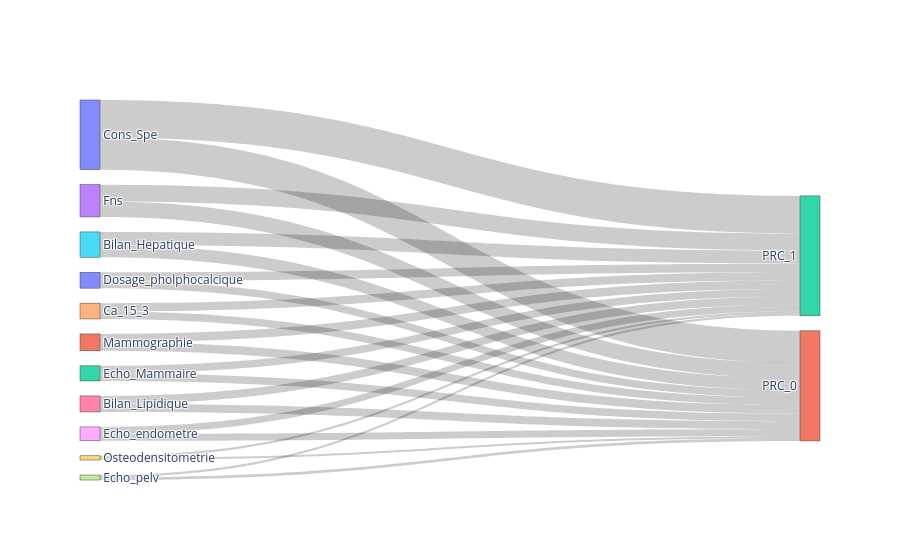

Write notebook code for a chart like this one.
### Code cell
import pandas as pd
import matplotlib.pyplot as plt
import plotly.graph_objects as go

# Fonction adaptée à df_long
def moyenne_par_acte_conditionnelle_long(df_long, acte, condition_col=None):
    df_acte = df_long[df_long["Acte"] == acte]
    if condition_col:
        df_acte = df_acte[df_acte[condition_col] == 1]
    if df_acte.empty:
        return pd.DataFrame({f"PRC_0": [0], f"PRC_1": [0]}, index=[acte])
    
    moyennes = df_acte.groupby("PRC")["Nb_realisations"].mean().to_frame().T
    moyennes.columns = [f"PRC_{col}" for col in moyennes.columns]
    moyennes.index = [acte]
    return moyennes

# Dictionnaire des conditions spécifiques
actes_conditions = {
    "Cons_Spe": None,
    "Mammographie": None,
    "Echo_Mammaire": None,
    "Fns": None,
    "Ca_15_3": None,
    "Bilan_Hepatique": None,
    "Bilan_Lipidique": None,
    "Echo_pelv": "Tamoxifen",
    "Echo_endometre": "Tamoxifen",
    "Osteodensitometrie": "Anti_arom",
    "Dosage_pholphocalcique": "Anti_arom"
}

# Calcul des moyennes
moyennes_finales = []
for acte, condition in actes_conditions.items():
    moy = moyenne_par_acte_conditionnelle_long(df_long, acte, condition)
    moyennes_finales.append(moy)

df_moyennes_pps = pd.concat(moyennes_finales)

# Ajouter la différence PRC_1 - PRC_0
df_moyennes_pps["Différence PRC1 - PRC_0"] = df_moyennes_pps["PRC_1"] - df_moyennes_pps["PRC_0"]

# Affichage tableau
print(df_moyennes_pps)

# Sankey
labels = list(df_moyennes_pps.index) + ["PRC_0", "PRC_1"]
sources, targets, values = [], [], []

for i, acte in enumerate(df_moyennes_pps.index):
    sources += [i, i]
    targets += [len(df_moyennes_pps.index), len(df_moyennes_pps.index)+1]
    values += [df_moyennes_pps.loc[acte, "PRC_0"], df_moyennes_pps.loc[acte, "PRC_1"]]

fig = go.Figure(data=[go.Sankey(
    node=dict(label=labels, pad=15, thickness=20),
    link=dict(source=sources, target=targets, value=values)
)])
fig.show()

# Histogramme style "code initial"
plt.figure(figsize=(10, 5))
plt.bar(df_moyennes_pps.index, df_moyennes_pps["Différence PRC1 - PRC_0"], color="skyblue")
plt.xticks(rotation=45, ha='right')
plt.ylabel("Différence moyenne (PRC1 - PRC0)")
plt.title("Comparaison des actes médicaux entre PRC1 et PRC0")
plt.grid(axis="y", linestyle="--", alpha=0.7)
plt.tight_layout()
plt.show()

### Figure 1 — Plotly figure (JSON) as saved in the notebook; plotly's stock layout.template omitted (floating-point values rounded to 4 significant figures)
{"data": [{"link": {"source": [0, 0, 1, 1, 2, 2, 3, 3, 4, 4, 5, 5, 6, 6, 7, 7, 8, 8, 9, 9, 10, 10], "target": [11, 12, 11, 12, 11, 12, 11, 12, 11, 12, 11, 12, 11, 12, 11, 12, 11, 12, 11, 12, 11, 12], "value": [17.54, 20.57, 4.692, 4.542, 4.123, 4.155, 8.374, 9.286, 4.057, 4.577, 6.629, 7.214, 4.364, 4.399, 1.418, 1.301, 3.831, 3.731, 1.184, 1.143, 4.028, 4.688]}, "node": {"label": ["Cons_Spe", "Mammographie", "Echo_Mammaire", "Fns", "Ca_15_3", "Bilan_Hepatique", "Bilan_Lipidique", "Echo_pelv", "Echo_endometre", "Osteodensitometrie", "Dosage_pholphocalcique", "PRC_0", "PRC_1"], "pad": 15, "thickness": 20}, "type": "sankey"}], "layout": {}}
